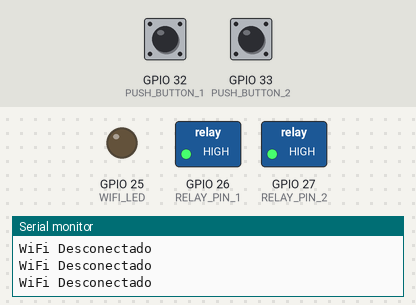
The sketch below on a simulated ESP32. On the bench: switched loads named in the sketch (green lamp = pin HIGH), output pins drawn as LEDs (lit = HIGH), the last lines printed to the serial monitor. Dashed ring = blinking. The inputs (shaded band) are chosen by the test bench; at power-on: GPIO 32 (PUSH_BUTTON_1) HIGH, GPIO 33 (PUSH_BUTTON_2) HIGH. WiFi joins after 1.5 s; servers stay silent unless stated.

Above: at 1.2 s.
1.3 s: GPIO 32 (PUSH_BUTTON_1) pulled LOW for 3.2 s
At 5.5 s:
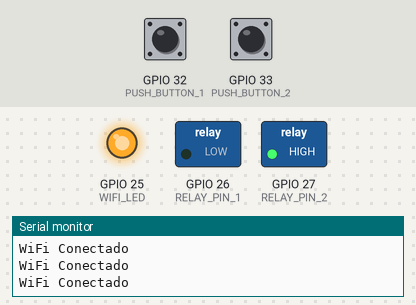
6.0 s: GPIO 33 (PUSH_BUTTON_2) pulled LOW for 1 s
At 7.4 s:
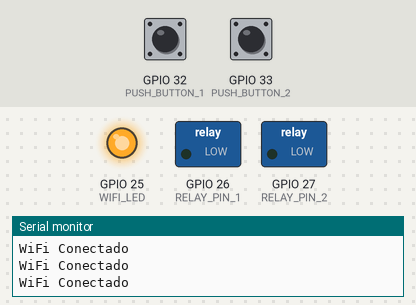
8.5 s: GPIO 32 (PUSH_BUTTON_1) pulled LOW for 0.15 s
At 9.7 s:
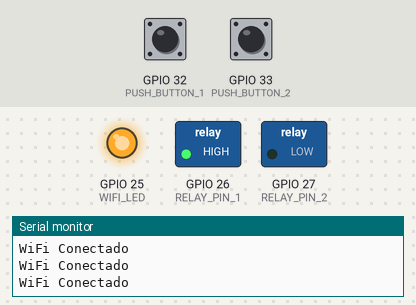
10.1 s: GPIO 33 (PUSH_BUTTON_2) pulled LOW for 0.15 s
At 11.1 s:
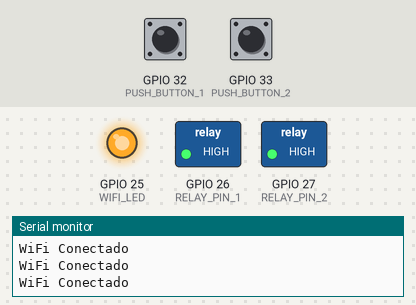
13.2 s: GPIO 32 (PUSH_BUTTON_1) pulled LOW for 1 s
At 13.51 s:
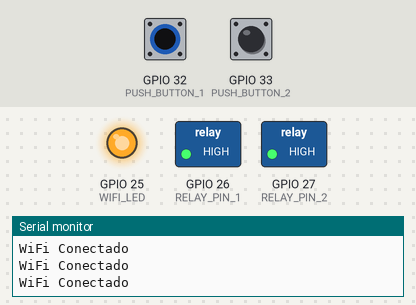
17.2 s: GPIO 32 (PUSH_BUTTON_1) pulsed LOW 2 times (0.12 s each, 0.3 s apart)
At 18.0 s:
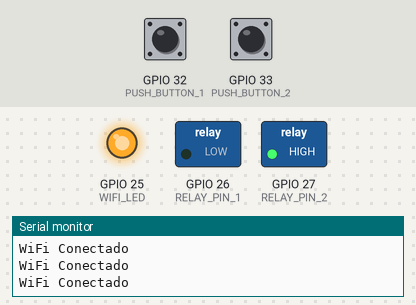
Timing chart, 0 to 20.2 s (numbered marks = the images above; inputs shaded):
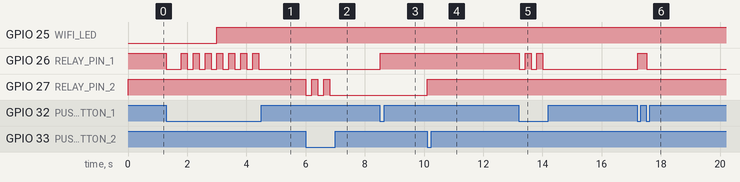

The sketch:

sketch_jun13a.ino
```cpp
#define BLYNK_TEMPLATE_ID "SEUTEMPLATEIDAQUI"
#define BLYNK_TEMPLATE_NAME "SEUTEMPLATENOMEAQUI"
#define BLYNK_AUTH_TOKEN "SEUTOKENAQUI"  // Pegue no console Blynk ou no app

#include <WiFi.h>
#include <WiFiClient.h>
#include <BlynkSimpleEsp32.h>

BlynkTimer timer;

#define WIFI_SSID "REDEWIFIAQUI"         // Nome da sua rede Wi-Fi
#define WIFI_PASS "SENHAWIFIAQUI"        // Senha do Wi-Fi

#define RELAY_PIN_1   26                 // Relé 1 - GPIO 26
#define RELAY_PIN_2   27                 // Relé 2 - GPIO 27
#define WIFI_LED      25                 // LED de status WiFi - GPIO 25
#define PUSH_BUTTON_1 32                 // Botão físico 1 - GPIO 32
#define PUSH_BUTTON_2 33                 // Botão físico 2 - GPIO 33

#define VPIN_BUTTON_1 V1
#define VPIN_BUTTON_2 V2

int toggleState_1 = 1;
int toggleState_2 = 1;

int pushButton1State = HIGH;
int pushButton2State = HIGH;

int wifiFlag = 0;

void alternarReles(int rele) {
  if (rele == 1) {
    if (toggleState_1 == 0) {
      digitalWrite(RELAY_PIN_1, HIGH);
      toggleState_1 = 1;
    } else {
      digitalWrite(RELAY_PIN_1, LOW);
      toggleState_1 = 0;
    }
    delay(200);
  }

  if (rele == 2) {
    if (toggleState_2 == 0) {
      digitalWrite(RELAY_PIN_2, HIGH);
      toggleState_2 = 1;
    } else {
      digitalWrite(RELAY_PIN_2, LOW);
      toggleState_2 = 0;
    }
    delay(200);
  }
}

BLYNK_CONNECTED() {
  Blynk.syncVirtual(VPIN_BUTTON_1);
  Blynk.syncVirtual(VPIN_BUTTON_2);
}

BLYNK_WRITE(VPIN_BUTTON_1) {
  toggleState_1 = param.asInt();
  digitalWrite(RELAY_PIN_1, toggleState_1);
}

BLYNK_WRITE(VPIN_BUTTON_2) {
  toggleState_2 = param.asInt();
  digitalWrite(RELAY_PIN_2, toggleState_2);
}

void modoOnline() {
  if (digitalRead(PUSH_BUTTON_1) == LOW) {
    alternarReles(1);
    Blynk.virtualWrite(VPIN_BUTTON_1, toggleState_1);
  }

  if (digitalRead(PUSH_BUTTON_2) == LOW) {
    alternarReles(2);
    Blynk.virtualWrite(VPIN_BUTTON_2, toggleState_2);
  }
}

void modoOffline() {
  if (digitalRead(PUSH_BUTTON_1) == LOW) {
    alternarReles(1);
  }

  if (digitalRead(PUSH_BUTTON_2) == LOW) {
    alternarReles(2);
  }
}

void verificarStatusWiFi() {
  if (Blynk.connected()) {
    wifiFlag = 0;
    digitalWrite(WIFI_LED, HIGH);
  } else {
    wifiFlag = 1;
    digitalWrite(WIFI_LED, LOW);
  }
}

void inicializarPinos() {
  pinMode(RELAY_PIN_1, OUTPUT);
  digitalWrite(RELAY_PIN_1, toggleState_1);

  pinMode(RELAY_PIN_2, OUTPUT);
  digitalWrite(RELAY_PIN_2, toggleState_2);

  pinMode(PUSH_BUTTON_1, INPUT_PULLUP);
  pinMode(PUSH_BUTTON_2, INPUT_PULLUP);

  pinMode(WIFI_LED, OUTPUT);
}

void setup() {
  Serial.begin(9600);

  inicializarPinos();

  WiFi.begin(WIFI_SSID, WIFI_PASS);
  Blynk.config(BLYNK_AUTH_TOKEN);

  timer.setInterval(3000L, verificarStatusWiFi);
}

void loop() {
  if (WiFi.status() == WL_CONNECTED) {
    Serial.println("WiFi Conectado");
    Blynk.run();
  } else {
    Serial.println("WiFi Desconectado");
  }

  timer.run();

  if (wifiFlag == 0) {
    modoOnline();
  } else {
    modoOffline();
  }
}
```

Measured:
- after the input at 1.3 s, GPIO 26 (RELAY_PIN_1): HIGH → LOW at once, then repeats every 0.40 s: HIGH 0.20 s, LOW 0.20 s, until it stays LOW from 4.4 s
- after the input at 6.0 s, GPIO 27 (RELAY_PIN_2): alternates HIGH for 0.20 s and LOW for 0.20 s, 5 changes in all, then stays LOW, starting at once
- after the input at 8.5 s, GPIO 26 (RELAY_PIN_1): LOW → HIGH at once
- after the input at 10.1 s, GPIO 27 (RELAY_PIN_2): LOW → HIGH at once
- after the input at 13.2 s, GPIO 26 (RELAY_PIN_1): alternates HIGH for 0.20 s and LOW for 0.20 s, 5 changes in all, then stays LOW, starting at once
- after the input at 17.2 s, GPIO 26 (RELAY_PIN_1): LOW → HIGH at once, → LOW 0.30 s later
